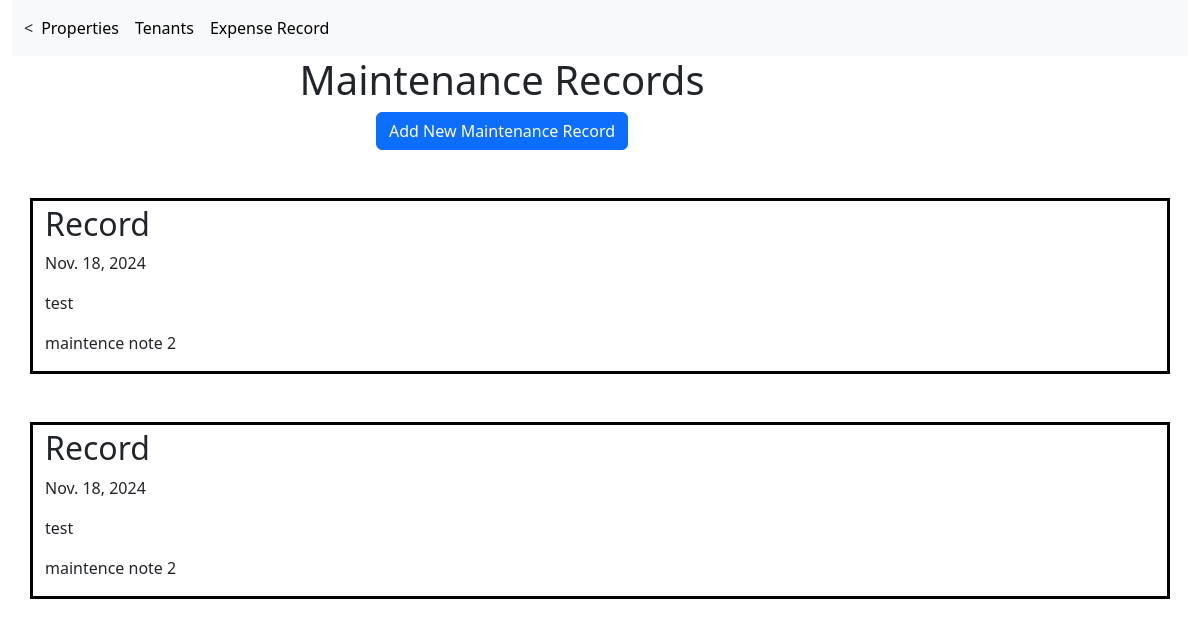
/maintence_records/4, run on an earlier commit of the app's database.
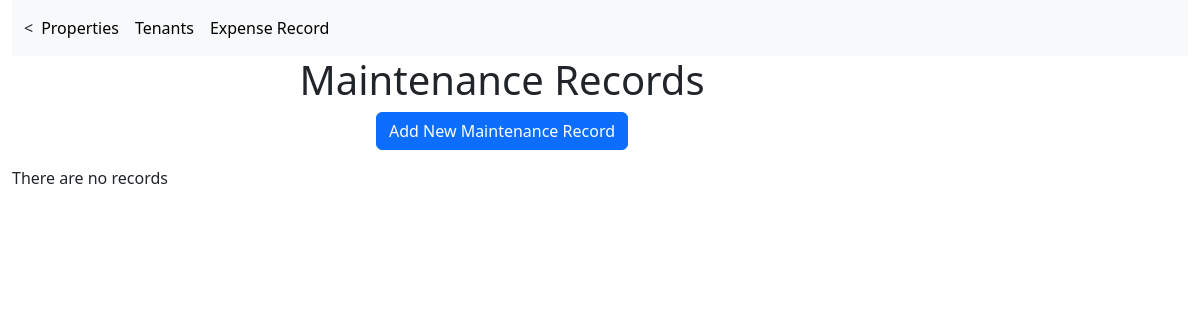
And on a later commit of the database.
### real_estate/models.py (models this page shows)
class MaintRecord(models.Model):
    maint_record_id = models.BigAutoField(primary_key=True)
    maint_record_date = models.DateField()
    property = models.ForeignKey('Property',  null=True, on_delete=models.CASCADE)
    unit = models.ForeignKey('Unit',    blank=True, null=True, on_delete=models.CASCADE)
    notes = models.TextField(null=True)
    class Meta:
        managed = True
        db_table = 'maint_record'

class Property(models.Model):
    property_id = models.BigAutoField(primary_key=True)
    name = models.TextField()
    street_addr = models.TextField()
    city = models.TextField()
    county = models.TextField(null=True)
    state_abrv = models.TextField()
    zip = models.TextField()
    purchase_date = models.DateField(blank=True, null=True)
    sqr_ft = models.TextField(blank=True, null=True)
    price_per_sqqr_ft = models.TextField(blank=True, null=True)
    purchase_price = models.TextField(blank=True, null=True)
    market_price = models.TextField(blank=True, null=True)
    num_of_units = models.TextField(blank=True, null=True)
    notes = models.TextField(null=True)
    class Meta:
        managed = True
        db_table = 'property'

### real_estate/views.py (the view)
# urls.py: path('maintence_records/<int:pk>', views.maintence_record, name = 'maintence_records'),
def maintence_record(request, pk):
    records = MaintRecord.objects.all().filter(property_id =pk)
    return render(request, 'maintence_record.html', {'records':records, 'pk': pk})

### real_estate/templates/maintence_record.html (shortened to what this page needs)
{% extends 'nav_bar.html' %}
{% block content%}
<div class="container-fluid">
<center><h1>Maintenance Records</h1></center>
           <div class="buttons">
             <div class = "page-add-button">
              <center>
               <p><a href = "{% url 'maintence_form' pk %}" class = "btn btn-primary" >Add New Maintenance Record  </a> </p>
              </center>
            </div>
           </div>
       </div>
       </div>
{% if records %}
{% for record in records %}
    <div class="container pt-1 my-5" style="border: 3px solid black;">
    <h2>Record</h2>
    <p><a>{{record.maint_record_date}}<p>
    <p><a>{{record.property.name}}</a></p>
    <p><a>{{record.notes}}</a></p>
    </div>
    {% endfor%}
{% else %}
<p> There are no records </p>
{% endif %}
{% endblock %}

What changed in the data, as far as the page shows it:
removed MaintRecord: maint_record_date "Nov. 18, 2024", property.name "test", notes "maintence note 2"
removed MaintRecord: maint_record_date "Nov. 18, 2024", property.name "test", notes "maintence note 2"
Also different on the page:
text now shown: "There are no records"
